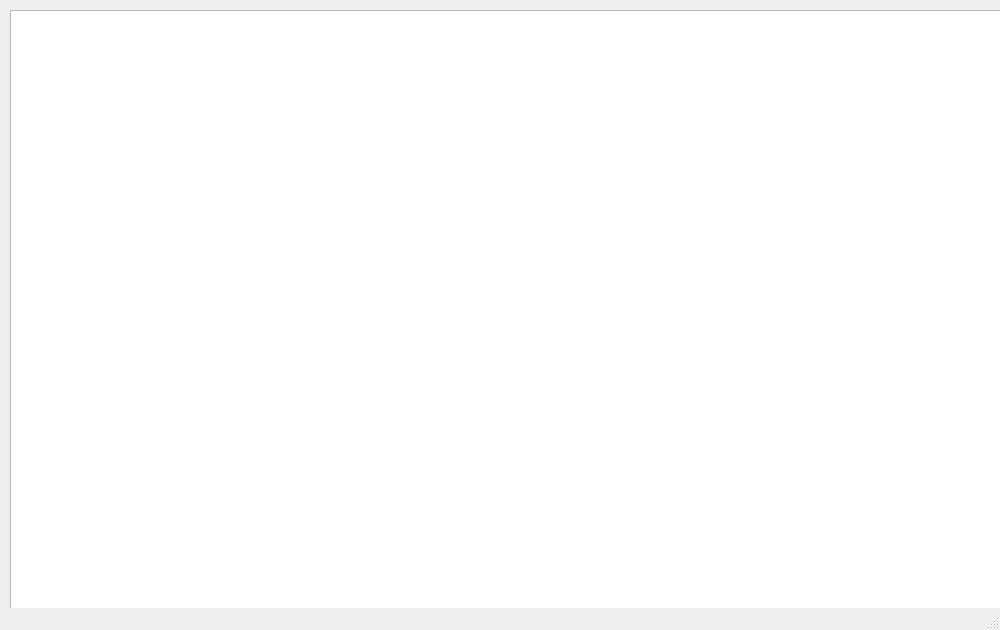
<?xml version="1.0" encoding="UTF-8"?>
<ui version="4.0">
 <class>MainWindow</class>
 <widget class="QMainWindow" name="MainWindow">
  <property name="geometry">
   <rect>
    <x>0</x>
    <y>0</y>
    <width>1000</width>
    <height>630</height>
   </rect>
  </property>
  <property name="windowTitle">
   <string>MainWindow</string>
  </property>
  <widget class="QWidget" name="centralwidget">
   <widget class="QGraphicsView" name="graphicsView">
    <property name="geometry">
     <rect>
      <x>10</x>
      <y>10</y>
      <width>1200</width>
      <height>800</height>
     </rect>
    </property>
   </widget>
  </widget>
  <widget class="QMenuBar" name="menubar">
   <property name="geometry">
    <rect>
     <x>0</x>
     <y>0</y>
     <width>1000</width>
     <height>22</height>
    </rect>
   </property>
  </widget>
  <widget class="QStatusBar" name="statusbar"/>
 </widget>
 <resources/>
 <connections/>
</ui>
